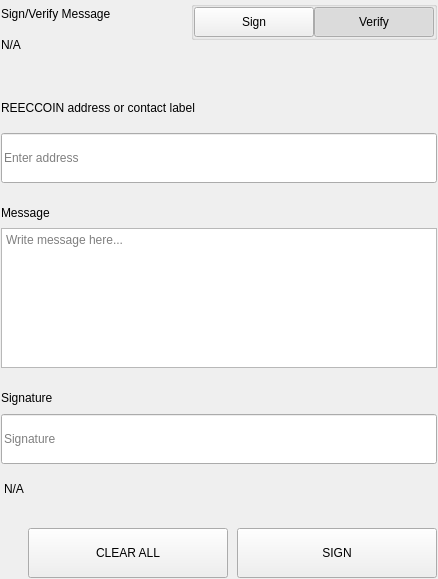
<?xml version="1.0" encoding="UTF-8"?>
<ui version="4.0">
 <class>SettingsSignMessageWidgets</class>
 <widget class="QWidget" name="SettingsSignMessageWidgets">
  <property name="geometry">
   <rect>
    <x>0</x>
    <y>0</y>
    <width>438</width>
    <height>579</height>
   </rect>
  </property>
  <property name="windowTitle">
   <string>Form</string>
  </property>
  <layout class="QVBoxLayout" name="verticalLayout">
   <property name="spacing">
    <number>0</number>
   </property>
   <property name="leftMargin">
    <number>0</number>
   </property>
   <property name="topMargin">
    <number>0</number>
   </property>
   <property name="rightMargin">
    <number>0</number>
   </property>
   <property name="bottomMargin">
    <number>0</number>
   </property>
   <item>
    <widget class="QWidget" name="left" native="true">
     <layout class="QVBoxLayout" name="verticalLayout_3">
      <property name="leftMargin">
       <number>0</number>
      </property>
      <property name="topMargin">
       <number>0</number>
      </property>
      <property name="rightMargin">
       <number>0</number>
      </property>
      <property name="bottomMargin">
       <number>0</number>
      </property>
      <item>
       <widget class="QWidget" name="container_sign" native="true">
        <layout class="QVBoxLayout" name="verticalLayout_2">
         <property name="spacing">
          <number>0</number>
         </property>
         <property name="leftMargin">
          <number>1</number>
         </property>
         <property name="topMargin">
          <number>1</number>
         </property>
         <property name="rightMargin">
          <number>1</number>
         </property>
         <property name="bottomMargin">
          <number>1</number>
         </property>
         <item>
          <layout class="QHBoxLayout" name="horizontalLayout_3" stretch="3,1">
           <property name="spacing">
            <number>40</number>
           </property>
           <item>
            <layout class="QVBoxLayout" name="verticalLayoutTitle">
             <property name="spacing">
              <number>5</number>
             </property>
             <item>
              <widget class="QLabel" name="labelTitle">
               <property name="text">
                <string>Sign/Verify Message</string>
               </property>
              </widget>
             </item>
             <item>
              <widget class="QLabel" name="labelSubtitle1">
               <property name="text">
                <string notr="true">N/A</string>
               </property>
               <property name="wordWrap">
                <bool>true</bool>
               </property>
              </widget>
             </item>
            </layout>
           </item>
           <item alignment="Qt::AlignRight|Qt::AlignTop">
            <widget class="QWidget" name="containerSwitch" native="true">
             <property name="styleSheet">
              <string notr="true">#containerSwitch{
	padding-top:9px;
}</string>
             </property>
             <layout class="QVBoxLayout" name="verticalLayout_6">
              <property name="spacing">
               <number>4</number>
              </property>
              <property name="leftMargin">
               <number>0</number>
              </property>
              <property name="topMargin">
               <number>0</number>
              </property>
              <property name="rightMargin">
               <number>0</number>
              </property>
              <property name="bottomMargin">
               <number>0</number>
              </property>
              <item alignment="Qt::AlignRight">
               <widget class="QGroupBox" name="groupBox">
                <property name="sizePolicy">
                 <sizepolicy hsizetype="Fixed" vsizetype="Preferred">
                  <horstretch>0</horstretch>
                  <verstretch>0</verstretch>
                 </sizepolicy>
                </property>
                <property name="title">
                 <string/>
                </property>
                <property name="alignment">
                 <set>Qt::AlignRight|Qt::AlignTop|Qt::AlignTrailing</set>
                </property>
                <layout class="QHBoxLayout" name="horizontalLayout_4">
                 <property name="spacing">
                  <number>0</number>
                 </property>
                 <property name="leftMargin">
                  <number>0</number>
                 </property>
                 <property name="topMargin">
                  <number>0</number>
                 </property>
                 <property name="rightMargin">
                  <number>0</number>
                 </property>
                 <property name="bottomMargin">
                  <number>0</number>
                 </property>
                 <item>
                  <widget class="QPushButton" name="pushSign">
                   <property name="minimumSize">
                    <size>
                     <width>120</width>
                     <height>30</height>
                    </size>
                   </property>
                   <property name="maximumSize">
                    <size>
                     <width>120</width>
                     <height>30</height>
                    </size>
                   </property>
                   <property name="focusPolicy">
                    <enum>Qt::NoFocus</enum>
                   </property>
                   <property name="text">
                    <string>Sign</string>
                   </property>
                   <property name="checkable">
                    <bool>true</bool>
                   </property>
                   <property name="autoExclusive">
                    <bool>true</bool>
                   </property>
                  </widget>
                 </item>
                 <item>
                  <widget class="QPushButton" name="pushVerify">
                   <property name="minimumSize">
                    <size>
                     <width>120</width>
                     <height>30</height>
                    </size>
                   </property>
                   <property name="maximumSize">
                    <size>
                     <width>120</width>
                     <height>30</height>
                    </size>
                   </property>
                   <property name="focusPolicy">
                    <enum>Qt::NoFocus</enum>
                   </property>
                   <property name="text">
                    <string>Verify</string>
                   </property>
                   <property name="checkable">
                    <bool>true</bool>
                   </property>
                   <property name="checked">
                    <bool>true</bool>
                   </property>
                   <property name="autoExclusive">
                    <bool>true</bool>
                   </property>
                  </widget>
                 </item>
                </layout>
               </widget>
              </item>
              <item alignment="Qt::AlignHCenter|Qt::AlignTop">
               <widget class="QLabel" name="labelSubtitleSwitch">
                <property name="text">
                 <string/>
                </property>
                <property name="alignment">
                 <set>Qt::AlignRight|Qt::AlignTrailing|Qt::AlignVCenter</set>
                </property>
               </widget>
              </item>
             </layout>
            </widget>
           </item>
          </layout>
         </item>
         <item>
          <spacer name="verticalSpacer_2">
           <property name="orientation">
            <enum>Qt::Vertical</enum>
           </property>
           <property name="sizeType">
            <enum>QSizePolicy::Fixed</enum>
           </property>
           <property name="sizeHint" stdset="0">
            <size>
             <width>20</width>
             <height>40</height>
            </size>
           </property>
          </spacer>
         </item>
         <item>
          <widget class="QWidget" name="containerAddress" native="true">
           <property name="sizePolicy">
            <sizepolicy hsizetype="Preferred" vsizetype="Fixed">
             <horstretch>0</horstretch>
             <verstretch>0</verstretch>
            </sizepolicy>
           </property>
           <layout class="QVBoxLayout" name="verticalLayout_5" stretch="0,0">
            <property name="spacing">
             <number>15</number>
            </property>
            <property name="leftMargin">
             <number>0</number>
            </property>
            <property name="topMargin">
             <number>0</number>
            </property>
            <property name="rightMargin">
             <number>0</number>
            </property>
            <property name="bottomMargin">
             <number>0</number>
            </property>
            <item>
             <widget class="QLabel" name="labelSubtitleAddress">
              <property name="minimumSize">
               <size>
                <width>0</width>
                <height>20</height>
               </size>
              </property>
              <property name="maximumSize">
               <size>
                <width>16777215</width>
                <height>20</height>
               </size>
              </property>
              <property name="text">
               <string>REECCOIN address or contact label</string>
              </property>
             </widget>
            </item>
            <item>
             <widget class="QLineEdit" name="addressIn_SM">
              <property name="minimumSize">
               <size>
                <width>0</width>
                <height>50</height>
               </size>
              </property>
              <property name="maximumSize">
               <size>
                <width>16777215</width>
                <height>50</height>
               </size>
              </property>
              <property name="placeholderText">
               <string>Enter address</string>
              </property>
             </widget>
            </item>
           </layout>
          </widget>
         </item>
         <item>
          <spacer name="verticalSpacer_3">
           <property name="orientation">
            <enum>Qt::Vertical</enum>
           </property>
           <property name="sizeType">
            <enum>QSizePolicy::Fixed</enum>
           </property>
           <property name="sizeHint" stdset="0">
            <size>
             <width>20</width>
             <height>20</height>
            </size>
           </property>
          </spacer>
         </item>
         <item>
          <layout class="QVBoxLayout" name="verticalLayout_9">
           <property name="spacing">
            <number>5</number>
           </property>
           <item>
            <widget class="QLabel" name="labelSubtitleMessage">
             <property name="minimumSize">
              <size>
               <width>0</width>
               <height>20</height>
              </size>
             </property>
             <property name="maximumSize">
              <size>
               <width>16777215</width>
               <height>20</height>
              </size>
             </property>
             <property name="text">
              <string>Message</string>
             </property>
            </widget>
           </item>
           <item>
            <widget class="QPlainTextEdit" name="messageIn_SM">
             <property name="minimumSize">
              <size>
               <width>0</width>
               <height>140</height>
              </size>
             </property>
             <property name="maximumSize">
              <size>
               <width>16777215</width>
               <height>140</height>
              </size>
             </property>
             <property name="placeholderText">
              <string>Write message here...</string>
             </property>
            </widget>
           </item>
          </layout>
         </item>
         <item>
          <spacer name="verticalSpacer_4">
           <property name="orientation">
            <enum>Qt::Vertical</enum>
           </property>
           <property name="sizeType">
            <enum>QSizePolicy::Fixed</enum>
           </property>
           <property name="sizeHint" stdset="0">
            <size>
             <width>20</width>
             <height>20</height>
            </size>
           </property>
          </spacer>
         </item>
         <item>
          <widget class="QWidget" name="widget" native="true">
           <property name="minimumSize">
            <size>
             <width>0</width>
             <height>75</height>
            </size>
           </property>
           <property name="maximumSize">
            <size>
             <width>16777215</width>
             <height>16777215</height>
            </size>
           </property>
           <layout class="QVBoxLayout" name="verticalLayout_4">
            <property name="leftMargin">
             <number>0</number>
            </property>
            <property name="topMargin">
             <number>0</number>
            </property>
            <property name="rightMargin">
             <number>0</number>
            </property>
            <property name="bottomMargin">
             <number>0</number>
            </property>
            <item>
             <widget class="QLabel" name="labelSubtitleSignature">
              <property name="minimumSize">
               <size>
                <width>0</width>
                <height>20</height>
               </size>
              </property>
              <property name="maximumSize">
               <size>
                <width>16777215</width>
                <height>20</height>
               </size>
              </property>
              <property name="text">
               <string>Signature</string>
              </property>
             </widget>
            </item>
            <item>
             <widget class="QLineEdit" name="signatureOut_SM">
              <property name="minimumSize">
               <size>
                <width>0</width>
                <height>50</height>
               </size>
              </property>
              <property name="placeholderText">
               <string>Signature</string>
              </property>
             </widget>
            </item>
           </layout>
          </widget>
         </item>
         <item>
          <widget class="QLabel" name="statusLabel_SM">
           <property name="styleSheet">
            <string notr="true">padding-top:5px;</string>
           </property>
           <property name="text">
            <string notr="true">N/A</string>
           </property>
          </widget>
         </item>
         <item>
          <spacer name="verticalSpacer">
           <property name="orientation">
            <enum>Qt::Vertical</enum>
           </property>
           <property name="sizeType">
            <enum>QSizePolicy::Fixed</enum>
           </property>
           <property name="sizeHint" stdset="0">
            <size>
             <width>20</width>
             <height>20</height>
            </size>
           </property>
          </spacer>
         </item>
         <item>
          <layout class="QHBoxLayout" name="horizontalLayout_7">
           <property name="spacing">
            <number>9</number>
           </property>
           <item>
            <spacer name="horizontalSpacer_5">
             <property name="orientation">
              <enum>Qt::Horizontal</enum>
             </property>
             <property name="sizeType">
              <enum>QSizePolicy::Expanding</enum>
             </property>
             <property name="sizeHint" stdset="0">
              <size>
               <width>40</width>
               <height>20</height>
              </size>
             </property>
            </spacer>
           </item>
           <item>
            <widget class="QPushButton" name="pushButtonClear">
             <property name="minimumSize">
              <size>
               <width>200</width>
               <height>50</height>
              </size>
             </property>
             <property name="focusPolicy">
              <enum>Qt::NoFocus</enum>
             </property>
             <property name="text">
              <string>CLEAR ALL</string>
             </property>
            </widget>
           </item>
           <item>
            <widget class="QPushButton" name="pushButtonSave">
             <property name="minimumSize">
              <size>
               <width>200</width>
               <height>50</height>
              </size>
             </property>
             <property name="maximumSize">
              <size>
               <width>200</width>
               <height>50</height>
              </size>
             </property>
             <property name="focusPolicy">
              <enum>Qt::NoFocus</enum>
             </property>
             <property name="text">
              <string>SIGN</string>
             </property>
            </widget>
           </item>
          </layout>
         </item>
        </layout>
       </widget>
      </item>
     </layout>
    </widget>
   </item>
  </layout>
 </widget>
 <resources/>
 <connections/>
</ui>
